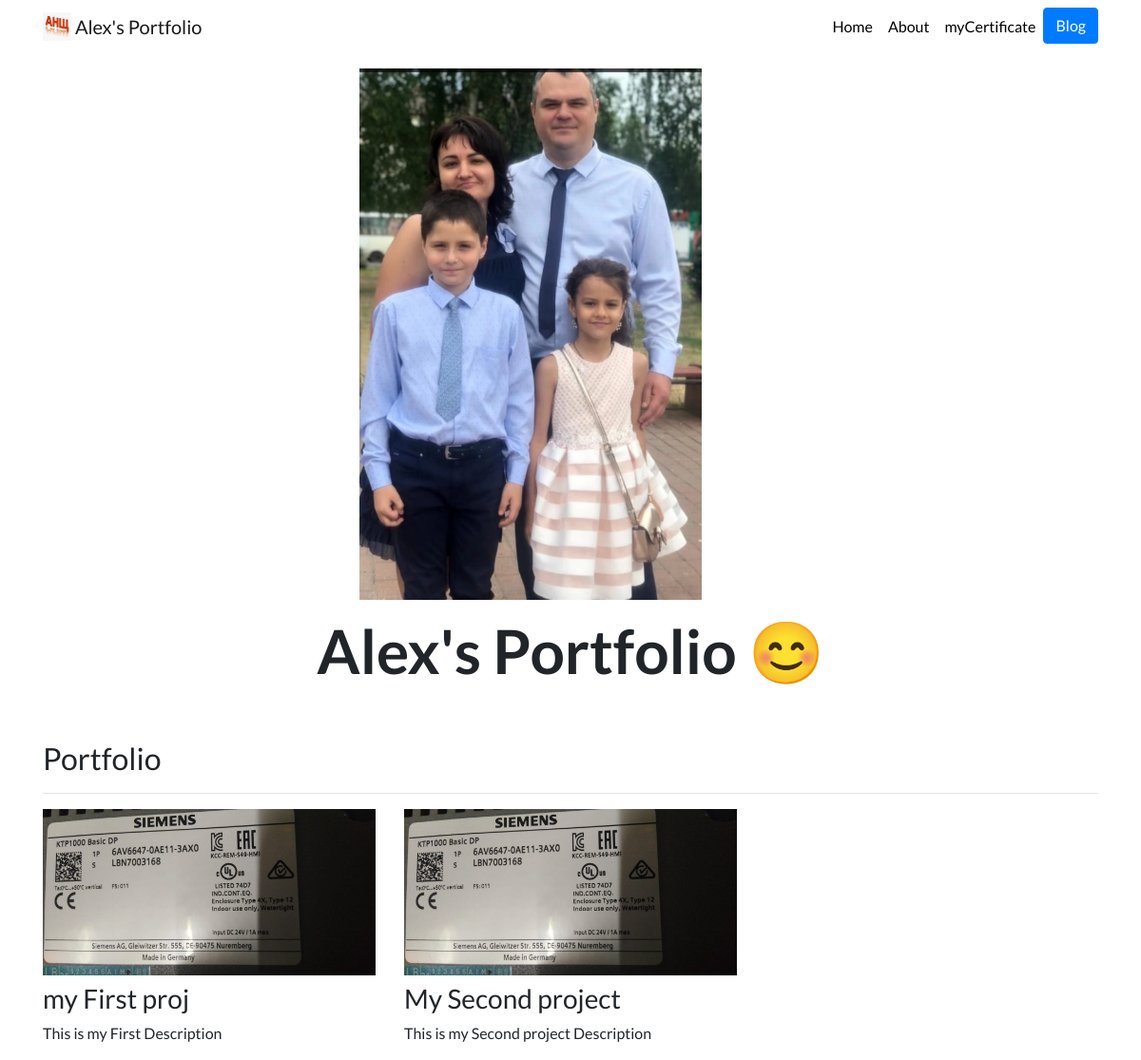
The page / on the database its author committed.
### portfolio/models.py (models this page shows, shortened)
class Project(models.Model):
    title = models.CharField(max_length=100)
    description = models.CharField(max_length=250)
    image = models.ImageField(upload_to='portfolio/images/')
    url = models.URLField(blank=True)

### portfolio/views.py (the view)
# urls.py: 2. Add a URL to urlpatterns:  path('', views.home, name='home')
def home(request):
    projects = Project.objects.all()
    return render(request, 'portfolio/home.html', {'projects':projects})

### portfolio/templates/portfolio/home.html
{% extends 'portfolio/base.html' %}
{% load static %}
{% block content %}
<div class="row justify-content-center my-3">
  <div class="col-5">
    <img src="{% static 'portfolio/1.jpg' %}" class="img-fluid" height=500 width=360>
  </div>
</div>
<div class="row justify-content-center mb-3">
  <div class="col-md-9 text-center">
    <h1 id="hometext" class="font-weight-bold">Alex's Portfolio 😊</h1>
  </div>
</div>
<h2 class="mt-5">Portfolio</h2>
<hr>
<div class="row">
  {% for project in projects %}
  <div class="col-lg-4 col-md-6">
    {% if project.url %}
    <a href="{{ project.url }}">
      <img src="{{ project.image.url }}" class="img-fluid mb-2">
    </a>
    {% else %}
    <img src="{{ project.image.url }}" class="img-fluid mb-2">
    {% endif %}
    <h3>{{ project.title }}</h3>
    <p>{{ project.description }}</p>
  </div>
  {% endfor %}
</div>
{% endblock %}

### portfolio/static/portfolio/custom.css (style rules this page uses)
body { font-family: 'Lato', sans-serif; }
@media (min-width: 992px) { #hometext { font-size: 4rem; } }

### rows shown on the page
Project: image (picture), title "my First proj", description "This is my First Description"
Project: image (picture), title "My Second project", description "This is my Second project Description"
